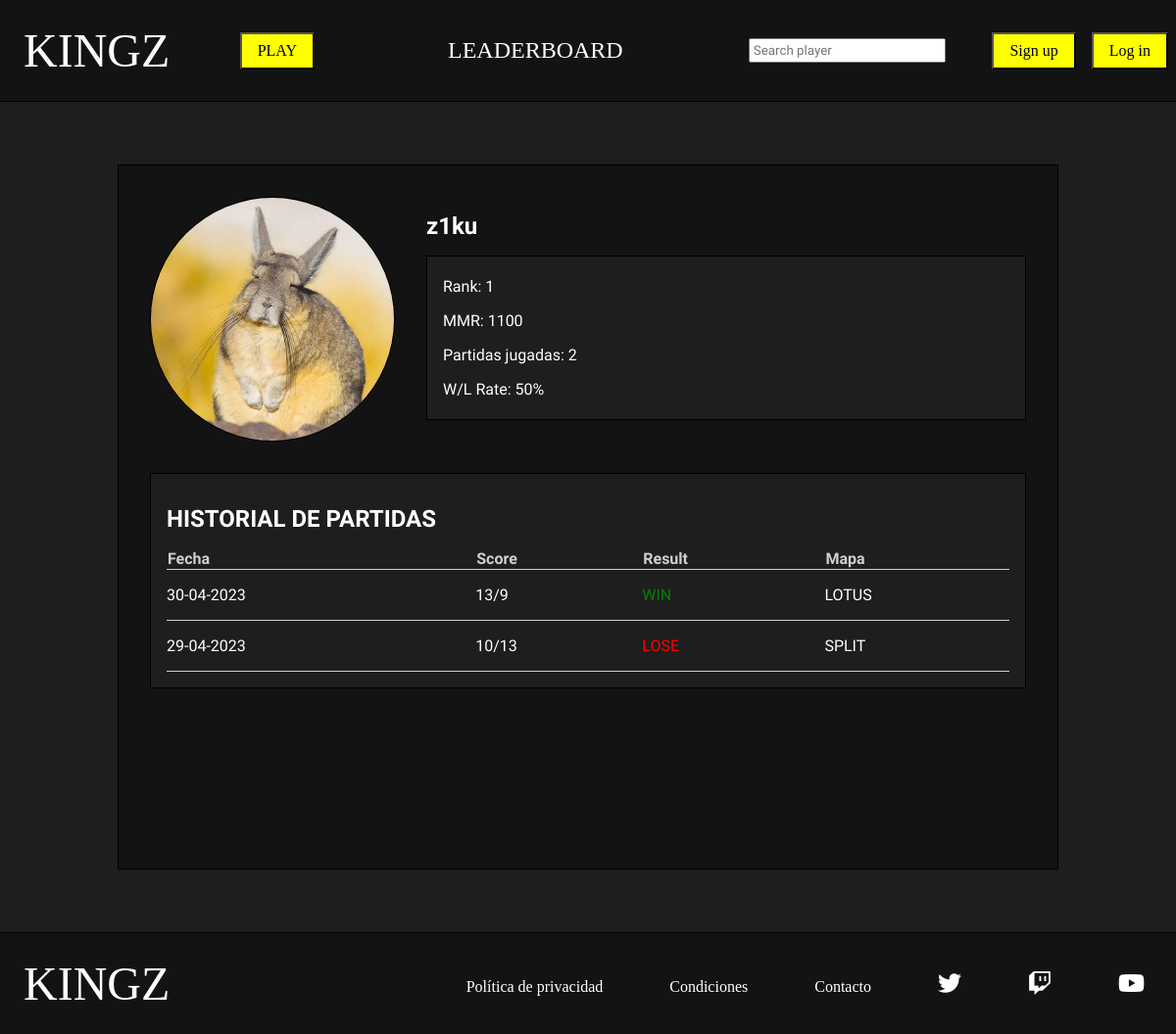
Page /php/ver_perfil.php?id_player=1 on the earlier database version.
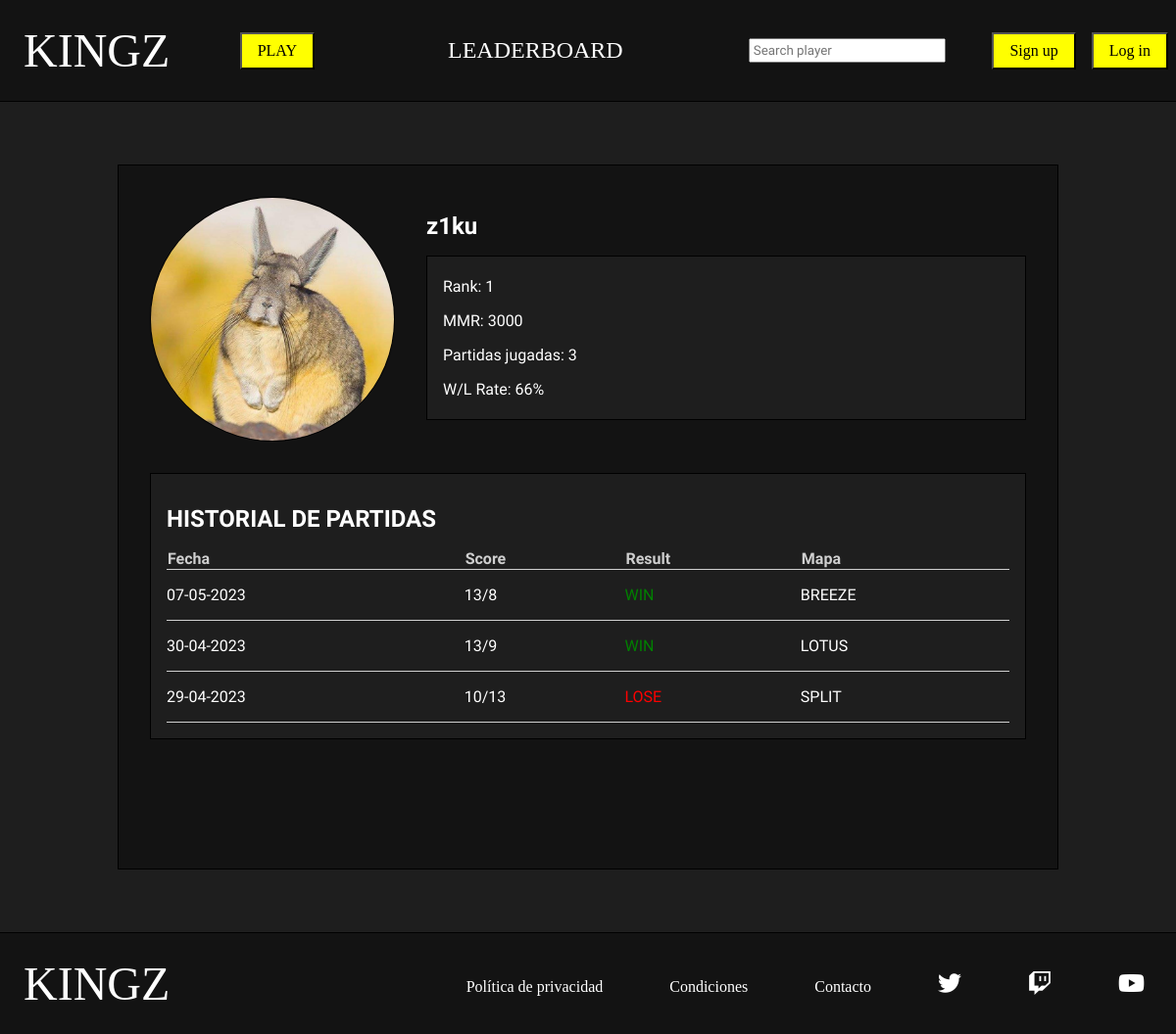
Same page on the later database version.
### tables this page shows
CREATE TABLE `usuario` (
  `id` bigint(20) UNSIGNED NOT NULL,
  `nick` varchar(20) NOT NULL,
  `pass` varchar(100) NOT NULL,
  `correo` varchar(50) DEFAULT NULL,
  `foto` varchar(50) DEFAULT NULL,
  `mmr` int(5) UNSIGNED DEFAULT NULL,
  `estado` tinyint(1) UNSIGNED DEFAULT NULL,
  `en_partida` tinyint(1) UNSIGNED DEFAULT NULL,
  `buscando` tinyint(1) UNSIGNED DEFAULT NULL
);

CREATE TABLE `partida` (
  `id` bigint(20) UNSIGNED NOT NULL,
  `resultado_a` int(2) UNSIGNED DEFAULT NULL,
  `resultado_b` int(2) UNSIGNED DEFAULT NULL,
  `fecha` date NOT NULL,
  `estado` tinyint(1) UNSIGNED NOT NULL,
  `id_mapa` bigint(20) UNSIGNED DEFAULT NULL
);

CREATE TABLE `mapa` (
  `id` bigint(20) UNSIGNED NOT NULL,
  `nombre` varchar(50) NOT NULL,
  `foto` varchar(50) NOT NULL
);

### php/ver_perfil.php (the view, shortened to what this page needs)
<?php
    require_once "funciones.php";
?>
<!DOCTYPE html>
<html lang="en">
<head>
    <link rel="stylesheet" href="../css/estilos.css">
    <link rel="stylesheet" href="https://cdnjs.cloudflare.com/ajax/libs/font-awesome/6.2.0/css/all.min.css" />
</head>
<body>
    <?php
        if(isset($_SESSION['nick']) && isset($_SESSION['pass'])){
            $nick=$_SESSION['nick'];
            $pass=$_SESSION['pass'];
            $esAdmin=comprobarAdmin($nick,$pass);
            if($esAdmin){
                headerAdmin();
                $tipo_usu="admin";
            }else{
                headerPlayer();
                $tipo_usu="player";
            }
        }else{
            headerGuest();
            $tipo_usu="guest";
            $nick="";
        }
    ?>
    <main>
        <section id="perfil_jugador" class="seccion">
            <?php
                $id=$_GET['id_player'];
                $datos_jugador=jugador_por_id($id);
            ?>
            <div id="jugador">
                <?php
                    if($datos_jugador['foto']!=null){
                        echo "<img src=\"../img/jugador/$datos_jugador[foto]\">";
                    }else{
                        echo "<img src=\"../img/jugador/jugador.png\">";
                    }
                ?>
                <div id="datos_jugador">
                    <div id="cabecera_perfil_jugador">
                        <?php
                            echo "<h2>$datos_jugador[nick]</h2>";
                        ?>
                    </div>
                    <div id="estadisticas">
                        <div>
                            <?php
                                $rank=obtener_rank_jugador($id);
                                echo "<p>Rank: $rank</p>";
                                echo "<p>MMR: $datos_jugador[mmr]</p>";
                                $partidas_totales=partidas_totales($id);
                                if($partidas_totales>0){
                                    $partidas_ganadas=partidas_ganadas($id);
                                    $win_rate=($partidas_ganadas/$partidas_totales) * 100;
                                    $win_truncado = intval($win_rate);
                                    echo "<p>Partidas jugadas: $partidas_totales</p>";
                                    echo "<p>W/L Rate: $win_truncado%</p>";
                                }else{
                                    echo "<p>Partidas jugadas: 0</p>";
                                    echo "<p>W/L Rate: -</p>";
                                }
                            ?>
                        </div>
                    </div>
                </div>
            </div>
            <div id="historial_jugador">
                <?php
                    $historial=obtener_historial_partidas($id);
                ?>
                <h2>HISTORIAL DE PARTIDAS</h2>
                <table>
                    <thead>
                        <tr>
                            <th>Fecha</th>
                            <th>Score</th>
                            <th>Result</th>
                            <th>Mapa</th>
                        </tr>
                    </thead>
                    <tbody>
                        <?php
                            if($historial!=null){
                                for($i=0;$i<count($historial);$i++){
                                    $fecha=date("d-m-Y",strtotime($historial[$i]['fecha']));
                                    echo '<tr>
                                    <td>'.$fecha.'</td>
                                    <td>'.$historial[$i]['resultado_a'].'/'.$historial[$i]['resultado_b'].'</td>';
                                    if($historial[$i]['ganado']==true){
                                        echo '<td class="win">WIN</td>';
                                    }else{
                                        echo '<td class="lose">LOSE</td>';
                                    }
                                    echo '<td>'.$historial[$i]['mapa'].'</td>
                                    </tr>';
                                }
                            }
                        ?>
                    </tbody>
                </table>
            </div>
        </section>
    </main>
</body>
</html>

Differences in the rows shown:
changed usuario "z1ku": mmr "1100" → "3000"
added partida: fecha "07-05-2023", resultado_a "13", resultado_b "8", shows "WIN", id_mapa.nombre "BREEZE"
Other differences:
$partidas_totales: "2" → "3"
$win_truncado: "50" → "66"
